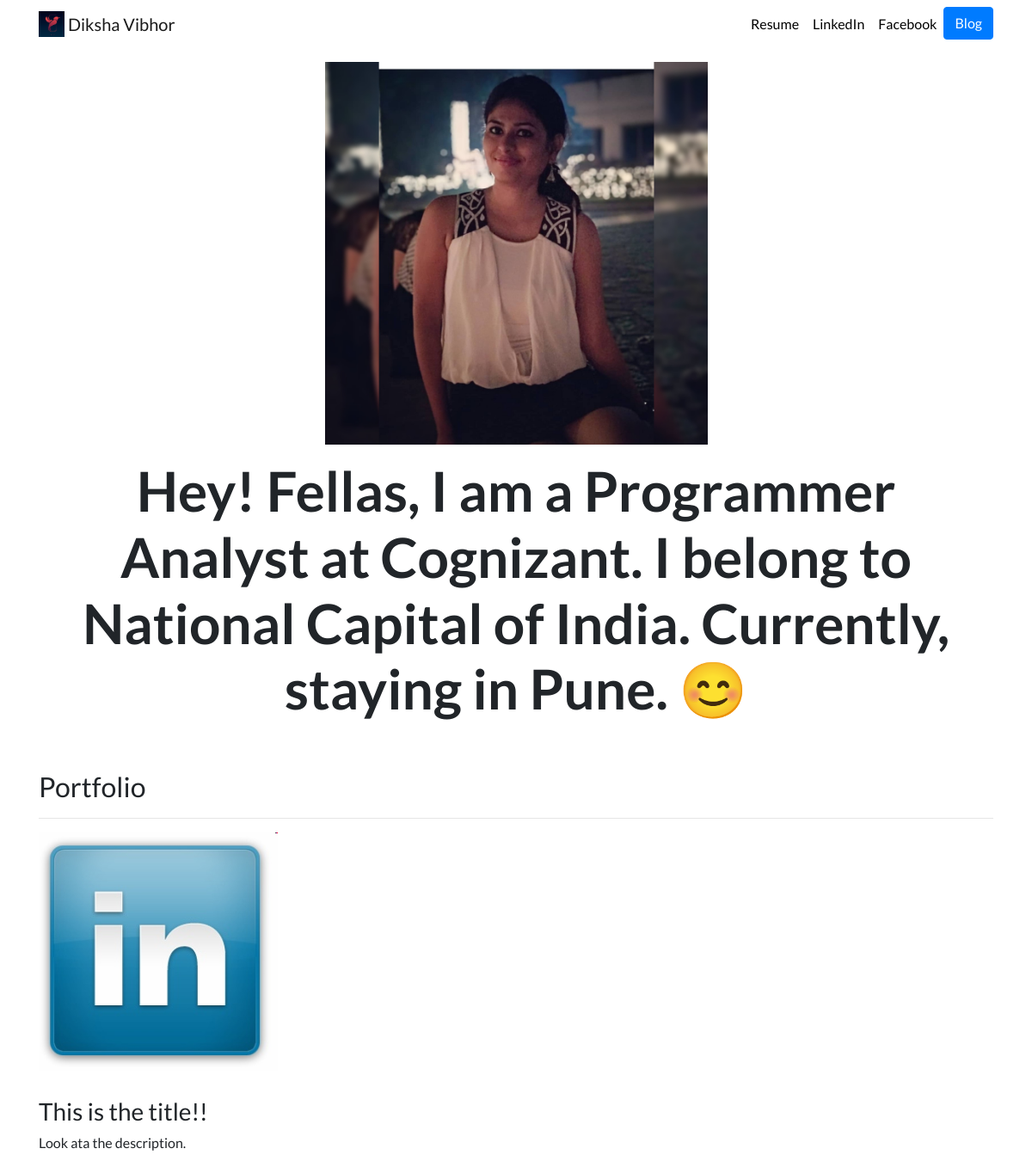
The page / on the database its author committed.
### portfolio/models.py (models this page shows, shortened)
class project (models.Model):
    title = models.CharField (max_length =100)
    description = models.CharField(max_length =250)
    image= models.ImageField (upload_to = 'portfolio/images')
    url= models.URLField (blank=True)

### portfolio/views.py (the view)
# urls.py: 2. Add a URL to urlpatterns:  path('', views.home, name='home')
def home (request):
    projects = project.objects.all()
    return render (request,'portfolio/home.html', {'projects': projects})

### portfolio/templates/portfolio/home.html
{% extends "portfolio/base.html" %}
{% load static %}
{% block content %}
 <div class="row justify-content-center my-3">
  <div class="col-5">
    <img src="{% static 'portfolio/Diksha.jpg' %}" class="img-fluid">
  </div>
</div>
<div class="row justify-content-center mb-7">
  <div class="col-md-11 text-center">
    <h2 id="hometext" class="font-weight-bold">Hey! Fellas, I am a Programmer Analyst at Cognizant. I belong to National Capital of India. Currently, staying in Pune. 😊</h2>
  </div>
</div>
<h2 class="mt-5">Portfolio</h2>
<hr>
<div class="row">
  {% for project in projects %}
  <div class="col-lg-4 col-md-6">
    {% if project.url %}
    <a href="{{ project.url }}">
      <img src="{{ project.image.url }}" class="img-fluid mb-2">
    </a>
    {% else %}
    <img src="{{ project.image.url }}" class="img-fluid mb-2">
    {% endif %}
    <h3>{{ project.title }}</h3>
    <p>{{ project.description }}</p>
  </div>
  {% endfor %}
</div>
{% endblock %}

### portfolio/templates/portfolio/base.html (shortened to what this page needs)
{% load static %}
<!doctype html>
<html lang="en">
<head>
  <link rel="stylesheet" href="https://stackpath.bootstrapcdn.com/bootstrap/4.4.1/css/bootstrap.min.css">
  <link rel="stylesheet" href="{% static "portfolio/custom.css" %}">
</head>
<body>
  <nav id="topNav" class="navbar navbar-expand-md navbar-light">
    <div class="container">
      <a class="navbar-brand" href="{% url 'home' %}">
        <img src="{% static "portfolio/Logo.png" %}" width="30" height="30" class="d-inline-block align-top" alt="Nick's Logo">
        <span>Diksha Vibhor</span>
      </a>
      <div class="collapse navbar-collapse text-center" id="navbarNav">
        <ul class="navbar-nav ml-auto">
          <li class="nav-item">
            <a class="nav-link" href="{% static "portfolio/Curriculum vitae.pdf" %}">Resume</a>
          </li>
          <li class="nav-item">
            <a class="nav-link" href=" https://www.linkedin.com/in/diksha-vibhor-aab7ba147/" target="_blank">LinkedIn</a>
          </li>
          <li class="nav-item">
            <a class="nav-link" href="https://www.facebook.com/diksha.srivastav.31" target="_blank">Facebook</a>
          </li>
          <li>
            <a role="button" href="{% url 'blog:all_blogs' %}" class="btn btn-primary">Blog</a>
          </li>
        </ul>
      </div>
    </div>
  </nav>
  <div class="container">
    {% block content %} {% endblock %}
  </div>
</body>
</html>

### portfolio/static/portfolio/custom.css (style rules this page uses)
.navbar-nav .nav-link { color: rgba(0,0,0,1) !important; }
body { font-family: 'Lato', sans-serif; }
@media (min-width: 992px) { #hometext { font-size: 4rem; } }

### rows shown on the page
project: image (picture), title "This is the title!!", description "Look ata the description."
